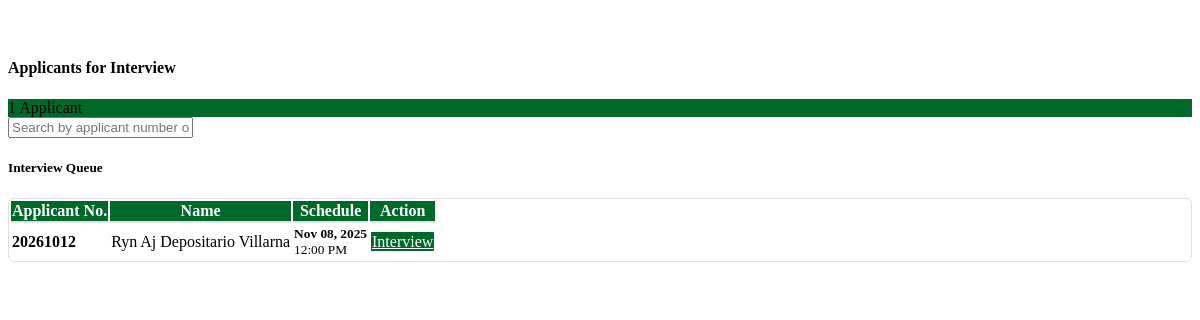
Page /admin/interviewer_applicants.php on the earlier database version.
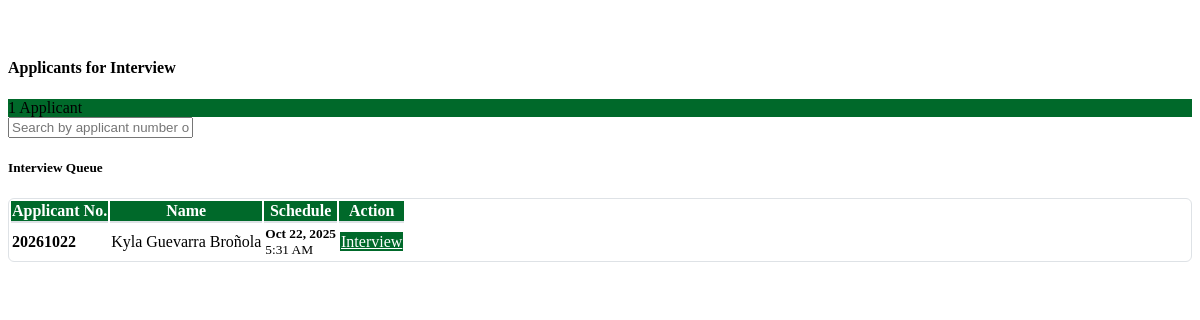
Same page on the later database version.
### tables this page shows
CREATE TABLE `registration` (
  `id` int(11) NOT NULL,
  `last_name` varchar(100) NOT NULL,
  `first_name` varchar(100) NOT NULL,
  `email_address` varchar(100) NOT NULL,
  `applicant_status` varchar(100) NOT NULL,
  `password` varchar(255) NOT NULL,
  `personal_info_id` int(11) DEFAULT NULL,
  `updated_at` datetime DEFAULT current_timestamp() ON UPDATE current_timestamp(),
  `created_at` datetime NOT NULL DEFAULT current_timestamp(),
  `application_submitted` tinyint(1) NOT NULL DEFAULT 0
);

CREATE TABLE `personal_info` (
  `id` int(11) NOT NULL,
  `last_name` varchar(100) NOT NULL,
  `first_name` varchar(100) NOT NULL,
  `middle_name` varchar(100) NOT NULL,
  `date_of_birth` date NOT NULL,
  `age` int(11) NOT NULL,
  `sex` enum('Male','Female') NOT NULL,
  `contact_number` varchar(50) NOT NULL,
  `region` varchar(50) NOT NULL,
  `province` varchar(50) NOT NULL,
  `city` varchar(50) NOT NULL,
  `barangay` varchar(50) NOT NULL,
  `street_purok` varchar(50) NOT NULL,
  `id_picture` varchar(255) DEFAULT NULL,
  `created_at` timestamp NOT NULL DEFAULT current_timestamp()
);

### admin/interviewer_applicants.php (the view, shortened to what this page needs)
<?php
$conn = new mysqli('localhost', 'root', '', 'admission');
$search = $_GET['search'] ?? '';
$applicants = [];
$sql = "SELECT
            r.id AS registration_id,
            r.applicant_status,
            pi.last_name,
            pi.first_name,
            pi.middle_name,
            ea.points_earned,
            ea.points_possible,
            sr.interview_total_score,
            isa.schedule_id,
            isch.event_date,
            isch.event_time,
            isch.venue
        FROM exam_answers ea
        INNER JOIN registration r ON ea.applicant_id = r.id
        INNER JOIN personal_info pi ON r.personal_info_id = pi.id
        LEFT JOIN screening_results sr ON sr.personal_info_id = pi.id
        INNER JOIN interview_schedule_applicants isa ON r.id = isa.applicant_id
        INNER JOIN interview_schedules isch ON isa.schedule_id = isch.id
        INNER JOIN (
            SELECT applicant_id, MAX(submitted_at) as latest_submitted
            FROM exam_answers
            GROUP BY applicant_id
        ) latest_ea ON ea.applicant_id = latest_ea.applicant_id AND ea.submitted_at = latest_ea.latest_submitted
        WHERE (sr.interview_total_score IS NULL OR sr.interview_total_score = 0 OR sr.interview_total_score = '')";
$sql .= " ORDER BY pi.last_name ASC, pi.first_name ASC, pi.middle_name ASC";
$stmt = $conn->prepare($sql);
if ($stmt) {
    if ($stmt->execute()) {
        $result = $stmt->get_result();
        $applicants = mysqli_fetch_all($result, MYSQLI_ASSOC);
    }
}
?>
<div class="container-fluid px-4" style="padding-top: 30px;">
    <div class="row mb-4">
        <div class="col-12">
            <div class="d-flex justify-content-between align-items-center">
                <h4 class="mb-0"><i class="fas fa-users me-2"></i>Applicants for Interview</h4>
                <div class="badge fs-6" style="background-color: rgb(0, 105, 42);">
                    <?php
                    $total_applicants = count($applicants);
                    echo $total_applicants . " Applicant" . ($total_applicants != 1 ? 's' : '');
                    ?>
                </div>
            </div>
        </div>
    </div>
    <div class="row mb-3">
        <div class="col-12">
            <div class="card">
                <div class="card-body">
                    <div class="input-group">
                        <input type="text" id="searchInput" class="form-control"
                               placeholder="Search by applicant number or name..."
                               value="<?= htmlspecialchars($search) ?>">
                    </div>
                </div>
            </div>
        </div>
    </div>
    <div class="card shadow-sm">
        <div class="card-header bg-light border-bottom">
            <h5 class="mb-0"><i class="fas fa-list me-2"></i>Interview Queue</h5>
        </div>
        <div class="card-body p-0">
            <div class="table-container">
                <table class="table table-bordered table-striped text-center mb-0">
                    <thead>
                        <tr>
                            <th class="text-center">Applicant No.</th>
                            <th class="text-center">Name</th>
                            <th class="text-center">Schedule</th>
                            <th class="text-center">Action</th>
                        </tr>
                    </thead>
                    <tbody>
                        <?php if (!empty($applicants)): ?>
                            <?php foreach ($applicants as $applicant): ?>
                                <tr>
                                    <td class="text-center">
                                        <strong><?= $applicant['registration_id'] ?></strong>
                                    </td>
                                    <td class="text-center">
                                        <?= htmlspecialchars(ucwords(strtolower($applicant['first_name'] . ' ' . $applicant['middle_name'] . ' ' . $applicant['last_name']))) ?>
                                    </td>
                                    <td>
                                        <?php if ($applicant['event_date'] && $applicant['event_time']): ?>
                                            <small>
                                                <strong><?= date('M d, Y', strtotime($applicant['event_date'])) ?></strong><br>
                                                <?= date('g:i A', strtotime($applicant['event_time'])) ?>
                                            </small>
                                        <?php else: ?>
                                            <span class="text-muted">Not scheduled</span>
                                        <?php endif; ?>
                                    </td>
                                    <td>
                                        <a href="interviewer_interview_form.php?applicant_id=<?= $applicant['registration_id'] ?>" class="btn btn-interview btn-sm">
                                            Interview
                                        </a>
                                    </td>
                                </tr>
                            <?php endforeach; ?>
                        <?php endif; ?>
                    </tbody>
                </table>
            </div>
        </div>
    </div>
</div>

### admin/interviewer_applicants.php (style rules this page uses)
.table-container { max-height: 70vh; overflow-y: auto; border: 1px solid #dee2e6; border-radius: 0.375rem; }
.table-container { scrollbar-width: thin; scrollbar-color: rgb(0, 105, 42) #f1f1f1; }
.table-container thead th { position: sticky; top: 0; background-color: rgb(0, 105, 42) !important; color: white !important; z-index: 10; border-bottom: 2px solid #dee2e6; }
.table-container thead tr { background-color: rgb(0, 105, 42) !important; }
.table-container thead { background-color: rgb(0, 105, 42) !important; }
.btn-interview { background-color: rgb(0, 105, 42); color: white; border: 1px solid rgb(0, 105, 42); transition: all 0.2s ease; }

Differences in the rows shown:
no longer on this page (row unchanged): registration: id "20261012", personal_info.last_name "Ryn Aj Depositario Villarna", event_date "Nov 08, 2025", event_time "12:00 PM"
added registration: id "20261022", personal_info.last_name "Kyla Guevarra Broñola", event_date "Oct 22, 2025", event_time "5:31 AM"
